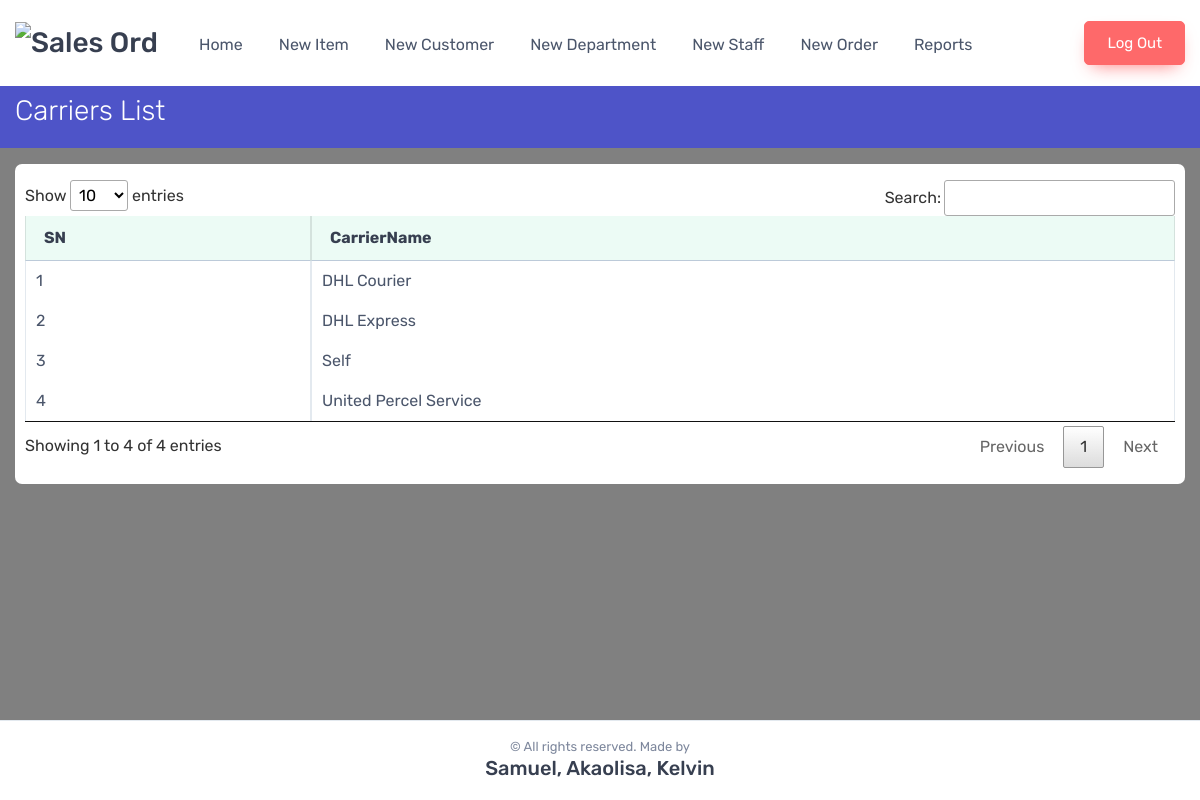
Screenshot of /carrierlist.php with the database file from the repository.
### tables this page shows
CREATE TABLE IF NOT EXISTS `carriers` (
  `carrierID` int(11) NOT NULL AUTO_INCREMENT,
  `carrierDescription` varchar(255) NOT NULL,
  `carrierStatus` int(11) NOT NULL DEFAULT 1,
  PRIMARY KEY (`carrierID`)
);

### carrierlist.php (the view, shortened to what this page needs)
<?php
include_once('function.php');
$customerstmt = $conn->prepare('SELECT * FROM carriers WHERE carrierStatus = 1 ORDER BY carrierDescription ASC');
$customerstmt->execute();
$result = $customerstmt->fetchAll(PDO::FETCH_OBJ);
?>
<!DOCTYPE html>
<html lang="en">
  <head>
    <?php include('header.php'); ?>
  </head>
  <body class="handheld-toolbar-enabled">
    <main class="page-wrapper">
      <?php include('navbar.php'); ?>
      <section style="background-color:#4E54C8;">
        <div class="container py-2">
          <div class="row justify-content-left">
            <div class="col-lg-12 col-md-12 col-sm-12 text-left">
              <h3 class="text-light">
                <span class='fw-light'>Carriers List</span>
              </h3>
            </div>
          </div>
        </div>
      </section>
      <section class="container pt-2 pb-3 pb-lg-5">
        <div class="row pt-2">
          <div class="col-lg-12 col-md-12 col-sm-12">
            <div class="card product-card-alt">
              <div class="card-body text-left">
              <table class="table table-bordered table-sm" id="carriertable">
              <thead>
              <tr class="table-success">
                <th>SN</th>
                <th>CarrierName</th>
              </tr>
              </thead>
              <tbody>
              <?php $s = 0; foreach( $result as $row ) { $s++ ?>
              <tr>
                <td><?php echo $s; ?></td>
                <td><?php echo $row->carrierDescription; ?></td>
              </tr>
              <?php } ?>
              </tbody>
              </table>
              </div>
            </div>
          </div>
        </div>
      </section>
    </main>
    <?php include('footer.php'); ?>
  </body>
</html>

### css/styles.css (style rules this page uses)
body { background-color: #808080; }

### rows the page displays
carriers: carrierDescription "DHL Courier"
carriers: carrierDescription "DHL Express"
carriers: carrierDescription "Self"
carriers: carrierDescription "United Percel Service"
